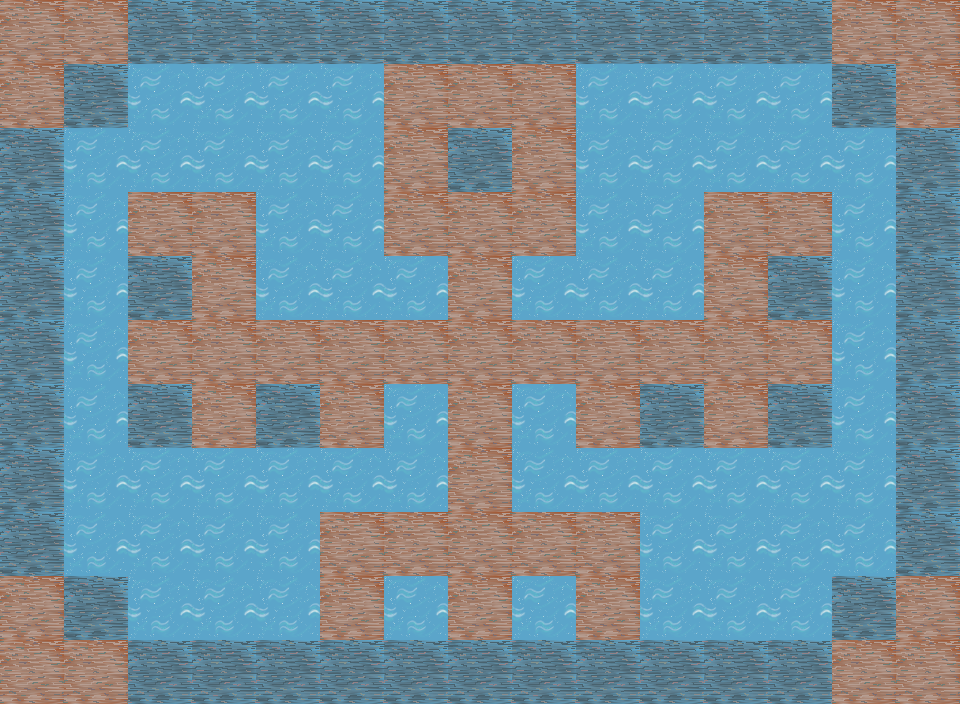

This is a level from a 2D game, rendered from its Tiled map with the project's own tilesets. A one-line summary and the complete map file follow:
An orthogonal 15x11 tile map with 64x64 px tiles, 3 tile layers (background, stones, bricks).

<map version="1.0" tiledversion="1.1.6" orientation="orthogonal" renderorder="right-down" width="15" height="11" tilewidth="64" tileheight="64" infinite="0" nextobjectid="1">
 <tileset firstgid="1" source="tiles_blue-theme.tsx" />
 <layer name="background" width="15" height="11">
  <data encoding="csv">
1,1,1,1,1,1,1,1,1,1,1,1,1,1,1,
1,1,1,1,1,1,1,1,1,1,1,1,1,1,1,
1,1,1,1,1,1,1,1,1,1,1,1,1,1,1,
1,1,1,1,1,1,1,1,1,1,1,1,1,1,1,
1,1,1,1,1,1,1,1,1,1,1,1,1,1,1,
1,1,1,1,1,1,1,1,1,1,1,1,1,1,1,
1,1,1,1,1,1,1,1,1,1,1,1,1,1,1,
1,1,1,1,1,1,1,1,1,1,1,1,1,1,1,
1,1,1,1,1,1,1,1,1,1,1,1,1,1,1,
1,1,1,1,1,1,1,1,1,1,1,1,1,1,1,
1,1,1,1,1,1,1,1,1,1,1,1,1,1,1
</data>
 </layer>
 <layer name="stones" width="15" height="11" locked="1">
  <data encoding="csv">
0,0,2,2,2,2,2,2,2,2,2,2,2,0,0,
0,2,0,0,0,0,0,0,0,0,0,0,0,2,0,
2,0,0,0,0,0,0,2,0,0,0,0,0,0,2,
2,0,0,0,0,0,0,0,0,0,0,0,0,0,2,
2,0,2,0,0,0,0,0,0,0,0,0,2,0,2,
2,0,0,0,0,0,0,0,0,0,0,0,0,0,2,
2,0,2,0,2,0,0,0,0,0,2,0,2,0,2,
2,0,0,0,0,0,0,0,0,0,0,0,0,0,2,
2,0,0,0,0,0,0,0,0,0,0,0,0,0,2,
0,2,0,0,0,0,0,0,0,0,0,0,0,2,0,
0,0,2,2,2,2,2,2,2,2,2,2,2,0,0
</data>
 </layer>
 <layer name="bricks" width="15" height="11">
  <data encoding="csv">
3,3,0,0,0,0,0,0,0,0,0,0,0,3,3,
3,0,0,0,0,0,3,3,3,0,0,0,0,0,3,
0,0,0,0,0,0,3,0,3,0,0,0,0,0,0,
0,0,3,3,0,0,3,3,3,0,0,3,3,0,0,
0,0,0,3,0,0,0,3,0,0,0,3,0,0,0,
0,0,3,3,3,3,3,3,3,3,3,3,3,0,0,
0,0,0,3,0,3,0,3,0,3,0,3,0,0,0,
0,0,0,0,0,0,0,3,0,0,0,0,0,0,0,
0,0,0,0,0,3,3,3,3,3,0,0,0,0,0,
3,0,0,0,0,3,0,3,0,3,0,0,0,0,3,
3,3,0,0,0,0,0,0,0,0,0,0,0,3,3
</data>
 </layer>
</map>
